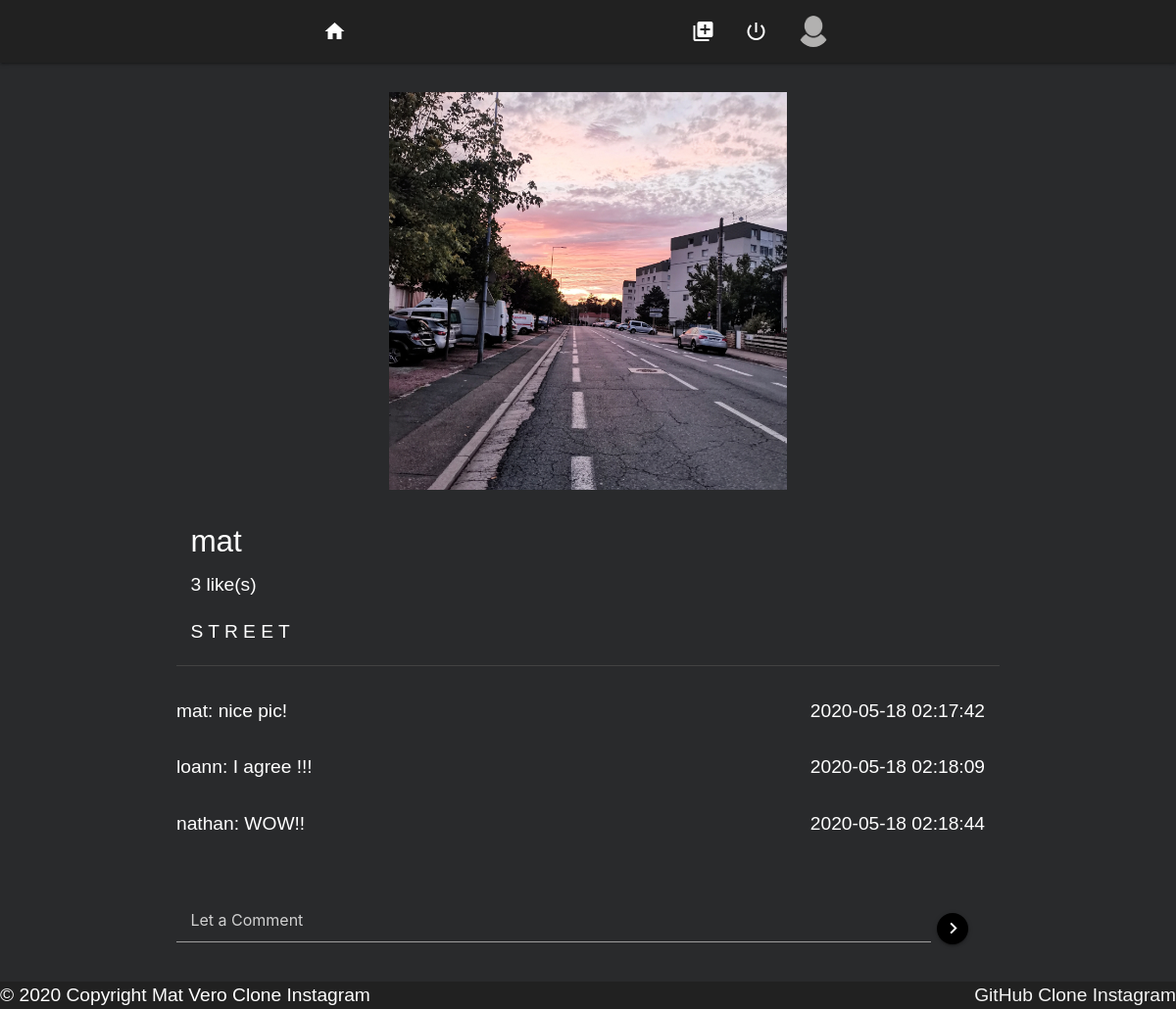
Page /photos/photo.php?id=8 on the committed database.
### tables this page shows
CREATE TABLE `photos` (
  `id` int(11) NOT NULL,
  `user_id` int(11) NOT NULL,
  `urlphoto` varchar(255) DEFAULT NULL,
  `created_at` datetime NOT NULL,
  `caption` text NOT NULL,
  `ip_address` varchar(39) NOT NULL
);

CREATE TABLE `users` (
  `id` int(11) NOT NULL,
  `nickname` varchar(255) NOT NULL,
  `password` varchar(255) NOT NULL,
  `mail` varchar(255) NOT NULL,
  `created_at` datetime NOT NULL,
  `ip_address` varchar(39) NOT NULL,
  `profile_photo` varchar(255) DEFAULT '0'
);

CREATE TABLE `comments` (
  `id` int(11) NOT NULL,
  `photos_id` int(11) NOT NULL,
  `users_id` int(11) NOT NULL,
  `comment` text NOT NULL,
  `created_at` datetime NOT NULL,
  `ip_address` varchar(39) NOT NULL
);

### photos/photo.php (the view, shortened to what this page needs)
<?php
require '../connection.php';
require '../partials/header.php';
$photoid = $_GET['id'];
$allcommentsshow = $bdd->query(
    'SELECT comments.*, users.nickname, photos.id AS photo_id, photos.caption
                              FROM comments
                              INNER JOIN photos
                                ON photos.id = comments.photos_id
                                INNER JOIN users
                                ON users.id = comments.users_id
                              ORDER BY comments.created_at ASC'
);
$allcomments = $allcommentsshow->fetchAll(PDO::FETCH_ASSOC);
$reqUniquePhoto = $bdd->query('SELECT photos.*, users.nickname FROM photos INNER JOIN users ON users.id = photos.user_id WHERE photos.id=' . $photoid . '');
$photo = $reqUniquePhoto->fetch(PDO::FETCH_ASSOC);
?>
<section>
    <div class="container">
        <div class="row zoomall">
            <div class="col s12 offset s4">
                <div class="card-image">
                    <img class="zoomimg" src="../pictures/<?php echo $photo['urlphoto'] ?>">
                </div>
                <div class="section caption-zoom">
                    <h5><?= $photo['nickname'] ?></h5>
                    <?php
                        $likes = $bdd->prepare('SELECT id FROM likes WHERE photos_id = ?');
                        $likes->execute(array($photo['id']));
                        $likes = $likes->rowCount();
                    ?>
                    <span class="white-text left"><?= $likes ?> like(s)</span><br>
                    <p><?= $photo['caption'] ?></p>
                </div>
            </div>
        </div>
        <div class="divider grey darken-3"></div>
        <div class="row" id="allcomments">
            <?php foreach ($allcomments as $comment) {
                if ($comment['photos_id'] == $photoid) { ?>
                    <div class="update_comments">
                        <span class="textarea1  left"><?= $comment['nickname'] ?></span>
                        <span class="textarea1"> : <?= $comment['comment'] ?></span>
                        <span class="textarea1 right"> <?= $comment['created_at'] ?></span>
                    </div><br>
            <?php }
            }; ?>
        </div>
    </div>
    <div class="container">
        <div class="row fixed-bottom" id="add-comment">
            <form action="add-commentary.php" method="POST">
                <div class="input-message">
                    <input name="comment" class="materialize add-comment input-pink col l11 white-text" placeholder="Let a Comment">
                    <button class="btn-floating btn-small black waves-light  right btnsubmit" type="submit" name="submit"><i class="material-icons small right">chevron_right</i></button>
                </div>
            </form>
        </div>
    </div>
</section>
<?php
include '../partials/footer.php'
?>
</body>
</html>

### partials/header.php (shortened to what this page needs)
<?php
$reqPhotos = $bdd->query('SELECT photos.*, users.nickname, users.profile_photo AS photoProf FROM photos INNER JOIN users ON photos.user_id = users.id WHERE photos.user_id = users.id ORDER BY photos.created_at DESC');
$photos = $reqPhotos->fetchAll(PDO::FETCH_ASSOC);
?>
<!DOCTYPE html>
<html lang="en">
<head>
    <link rel="stylesheet" href="/css/materialize.min.css">
    <link rel="stylesheet" href="/css/style.css">
</head>
<body>
    <header>
        <div class="container-fluid">
            <nav class="row">
                <div class="nav-wrapper header grey darken-4 col s12 m7 offset-m2 l6 offset-l3">
                    <ul>
                        <li>
                            <a href="../index.php"><i class="material-icons">home</i></a>
                        </li>
                    </ul>
                    <?php
                    foreach ($photos as $photo) : ?>
                        <ul class="right">
                            <li>
                                <?php if ($photo['photoProf'] == 0) { ?>
                                    <a href="/profile/profile-user.php?userid=<?= $_SESSION['id'] ?>&nickname=<?= $_SESSION['nickname'] ?>">
                                        <div class="chip chip-profile">
                                            <img src="../pictures/picture_default.png" alt="Contact Person">
                                        </div>
                                    </a>
                                <?php
                                    $i = 0;
                                    if (++$i == 1) break;
                                }
                            endforeach; ?>
                            </li>
                        </ul>
                        <ul class="right">
                            <li>
                                <a href="../profile/add-photos.php" id="btnaddphoto"><i class="medium material-icons white-text center-align">add_to_photos</i></a>
                            </li>
                            <li>
                                <a href="../logout.php"><i class="medium material-icons white-text center-align">power_settings_new</i></a>
                            </li>
                        </ul>
                </div>
            </nav>
        </div>
    </header>

### css/style.css (style rules this page uses)
html { font-family: Arial, Helvetica, sans-serif; font-size: 1.2em; }
body { display: flex; min-height: 100vh; flex-direction: column; background-color: rgb(41, 42, 44); color: #ffffff; }
nav.row { background-color: #212121; }
section { flex: 1 0 auto; }
.input-yellow, .input-pink, .input-red { height: 45px!important; margin-bottom: 20px!important; color: #ffffff; }
div.header ul.right { line-height: 94px; }
ul li a { height: 64px; }
div.chip-profile { background-color: transparent; }
.btnsubmit { top: 15px; }
.zoomall { margin-bottom: 0px; }
div.card-image { display: flex; justify-content: center; margin-top: 10px; }
.zoomimg { max-width: 50%; max-height: 50%; }
.caption-zoom { padding: 15px 0px 0px 0px; }
#allcomments { margin-top: 32px; margin-bottom: 32px; padding-right: 15px; overflow: unset; overflow-x: hidden; top: 56px; scroll-behavior: smooth; }
form { height: auto; }
input.add-comment { width: 80%; }
.btn-floating.btn-small { margin-right: 32px; }
.btn-floating.btn-small i { margin-right: -1px; }

### rows in the picture
photos: urlphoto (picture), user.nickname "mat", caption "S T R E E T"
comments: users.nickname "mat", comment "nice pic!", created_at "2020-05-18 02:17:42"
comments: users.nickname "loann", comment "I agree !!!", created_at "2020-05-18 02:18:09"
comments: users.nickname "nathan", comment "WOW!!", created_at "2020-05-18 02:18:44"

### other values in the picture
$likes "3"
